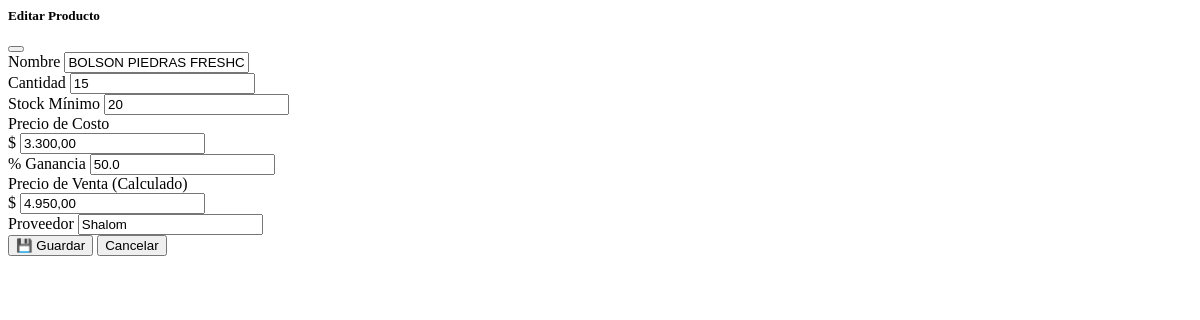
The page /editar/354 (signed in) on the database as committed earlier.
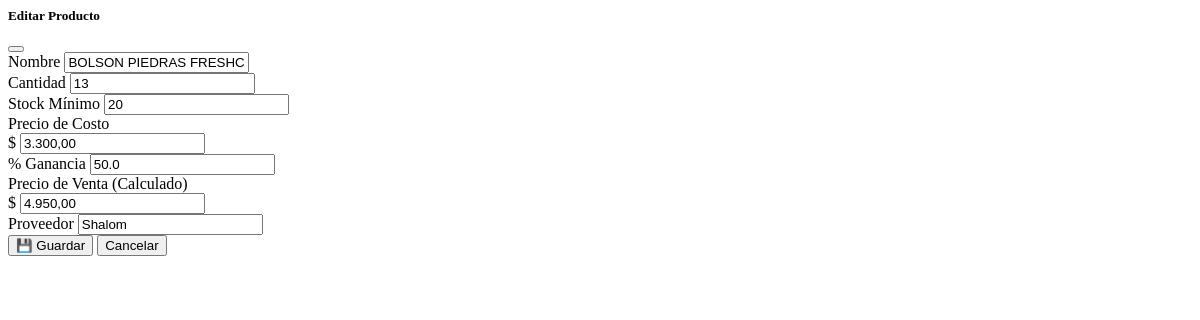
The same page on the database as committed later.
### tables this page shows
CREATE TABLE productos (
        id INTEGER PRIMARY KEY AUTOINCREMENT,
        nombre TEXT NOT NULL,
        cantidad INTEGER NOT NULL,
        stock_minimo INTEGER NOT NULL,
        precio_costo REAL NOT NULL,
        proveedor TEXT NOT NULL,
        ganancia REAL DEFAULT 0
    );

### app_negocio.py (the view, shortened to what this page needs)
@app.route("/editar/<int:id>", methods=["GET","POST"])
def editar(id):
    if "usuario" not in session:
        return redirect(url_for("login"))
    producto = obtener_producto(id)
    if not producto:
        return "No encontrado", 404
    return render_template("editar.html", p=producto)

### app_negocio.py (called while the page is built)
@app.template_filter('precio_sin_signo')
def format_precio_sin_signo(value):
    try:
        return f"{float(value):,.2f}".replace(',', 'X').replace('.', ',').replace('X', '.')
    except:
        return value

def get_connection():
    conn = sqlite3.connect(DB_NAME)
    conn.row_factory = sqlite3.Row
    return conn

def obtener_producto(id):
    conn = get_connection()
    p = conn.execute("SELECT * FROM productos WHERE id=?", (id,)).fetchone()
    conn.close()
    return p

### templates/editar.html (shortened to what this page needs)
<form method="post" action="/editar/{{ p['id'] }}">
  <div class="modal-header">
    <h5 class="modal-title">Editar Producto</h5>
    <button type="button" class="btn-close" data-bs-dismiss="modal" aria-label="Cerrar"></button>
  </div>
  <div class="modal-body">
    <div class="mb-3">
      <label for="nombre" class="form-label">Nombre</label>
      <input type="text" class="form-control" name="nombre" id="nombre" value="{{ p['nombre'] }}" required>
    </div>
    <div class="mb-3">
      <label for="cantidad" class="form-label">Cantidad</label>
      <input type="number" class="form-control" name="cantidad" id="cantidad" value="{{ p['cantidad'] }}" required>
    </div>
    <div class="mb-3">
      <label for="stock_minimo" class="form-label">Stock Mínimo</label>
      <input type="number" class="form-control" name="stock_minimo" id="stock_minimo" value="{{ p['stock_minimo'] }}" required>
    </div>
    <div class="mb-3">
      <label for="precio_costo" class="form-label">Precio de Costo</label>
      <div class="input-group">
        <span class="input-group-text">$</span>
        <input type="text" class="form-control" name="precio_costo" id="precio_costo" value="{{ p['precio_costo']|precio_sin_signo }}" required>
      </div>
    </div>
    <div class="mb-3">
      <label for="ganancia" class="form-label">% Ganancia</label>
      <input type="text" class="form-control" name="ganancia" id="ganancia" value="{{ p['ganancia'] }}">
    </div>
    <div class="mb-3">
      <label for="precio_venta" class="form-label">Precio de Venta (Calculado)</label>
      <div class="input-group">
        <span class="input-group-text">$</span>
        <input type="text" class="form-control" id="precio_venta" readonly>
      </div>
    </div>
    <div class="mb-3">
      <label for="proveedor" class="form-label">Proveedor</label>
      <input type="text" class="form-control" name="proveedor" id="proveedor" value="{{ p['proveedor'] }}">
    </div>
  </div>
  <div class="modal-footer">
    <button type="submit" class="btn btn-success">💾 Guardar</button>
    <button type="button" class="btn btn-secondary" data-bs-dismiss="modal">Cancelar</button>
  </div>
</form>

Rows that differ between the two databases and show on the page:
changed productos "BOLSON PIEDRAS FRESHCAT x 10 kg": cantidad "15" → "13"
